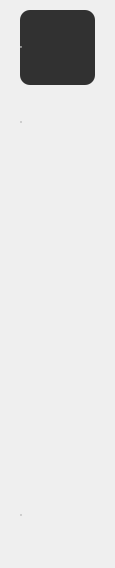
        <widget class="QWidget" name="mainMenu" native="true">
         <property name="minimumSize">
          <size>
           <width>115</width>
           <height>0</height>
          </size>
         </property>
         <property name="maximumSize">
          <size>
           <width>115</width>
           <height>16777215</height>
          </size>
         </property>
         <property name="styleSheet">
          <string notr="true">QWidget#mainMenu{
}
QPushButton {
	border: none;
	border-radius: 5px;
	width: 45px;
	height: 45px;
}
QPushButton:hover{
	background-color: #4D4D4D;
}

QRadioButton {
	border: none;
	border-radius: 10px;
	width: 75px;
	height: 75px;
	color: rgb(255, 255, 255);
	font: 5pt &quot;微软雅黑&quot;;
}
QRadioButton::indicator{
	width: 0px;
	height: 0px;
}
QRadioButton:hover{
	background-color: #4d4d4d;
}
QRadioButton:checked{
	background-color: #313131;
}
QRadioButton:checked:hover{
	background-color: #4d4d4d;
}</string>
         </property>
         <layout class="QVBoxLayout" name="verticalLayout_2">
          <property name="spacing">
           <number>0</number>
          </property>
          <property name="leftMargin">
           <number>20</number>
          </property>
          <property name="topMargin">
           <number>10</number>
          </property>
          <property name="rightMargin">
           <number>20</number>
          </property>
          <property name="bottomMargin">
           <number>10</number>
          </property>
          <item>
           <widget class="QRadioButton" name="home">
            <property name="sizePolicy">
             <sizepolicy hsizetype="Preferred" vsizetype="Preferred">
              <horstretch>0</horstretch>
              <verstretch>0</verstretch>
             </sizepolicy>
            </property>
            <property name="layoutDirection">
             <enum>Qt::LeftToRight</enum>
            </property>
            <property name="autoFillBackground">
             <bool>false</bool>
            </property>
            <property name="styleSheet">
             <string notr="true">QRadioButton{
	border-image: url(:/original/icon_resources/主页.svg);
}
QRadioButton:checked{
	border-image: url(:/chosen/icon_resources/主页-选中.svg);
}</string>
            </property>
            <property name="text">
             <string/>
            </property>
            <property name="iconSize">
             <size>
              <width>30</width>
              <height>30</height>
             </size>
            </property>
            <property name="checked">
             <bool>true</bool>
            </property>
           </widget>
          </item>
          <item>
           <widget class="QRadioButton" name="statistics">
            <property name="sizePolicy">
             <sizepolicy hsizetype="Preferred" vsizetype="Preferred">
              <horstretch>0</horstretch>
              <verstretch>0</verstretch>
             </sizepolicy>
            </property>
            <property name="styleSheet">
             <string notr="true">QRadioButton{
	border-image: url(:/original/icon_resources/统计.svg);
}
QRadioButton:checked{
	border-image: url(:/chosen/icon_resources/统计-选中.png)
}</string>
            </property>
            <property name="text">
             <string/>
            </property>
            <property name="iconSize">
             <size>
              <width>30</width>
              <height>30</height>
             </size>
            </property>
            <property name="checked">
             <bool>false</bool>
            </property>
           </widget>
          </item>
          <item>
           <spacer name="verticalSpacer">
            <property name="orientation">
             <enum>Qt::Vertical</enum>
            </property>
            <property name="sizeHint" stdset="0">
             <size>
              <width>20</width>
              <height>318</height>
             </size>
            </property>
           </spacer>
          </item>
          <item>
           <widget class="QRadioButton" name="radioButton">
            <property name="styleSheet">
             <string notr="true">QRadioButton{
	border-image: url(:/original/icon_resources/设置.svg);
	margin-bottom: 5px
}
QRadioButton:checked{
	border-image: url(:/chosen/icon_resources/设置选中.svg)
}</string>
            </property>
            <property name="text">
             <string/>
            </property>
            <property name="iconSize">
             <size>
              <width>30</width>
              <height>30</height>
             </size>
            </property>
           </widget>
          </item>
         </layout>
        </widget>
